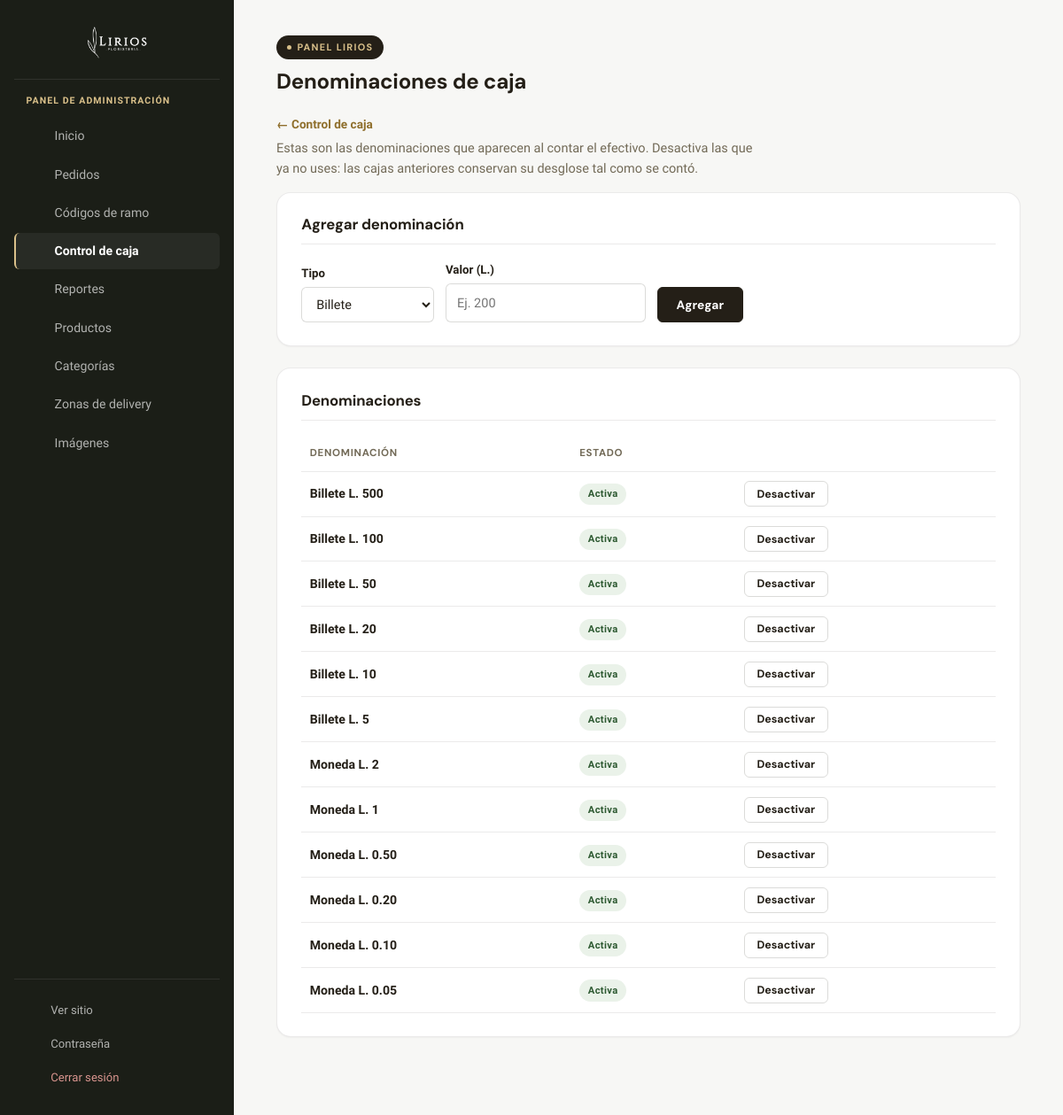
Page /admin/caja-denominaciones.php (signed in) on the committed database.
### tables this page shows
CREATE TABLE caja_denominaciones (
  id      INT AUTO_INCREMENT PRIMARY KEY,
  valor   DECIMAL(10,2) NOT NULL,
  tipo    ENUM('BILLETE','MONEDA') NOT NULL,
  activa  TINYINT(1) NOT NULL DEFAULT 1,    
  UNIQUE KEY uq_caja_denominacion (valor, tipo)
);

### config/db.php (called while the page is built, shortened)
<?php
function db(): PDO
{
    static $pdo = null;
    if ($pdo === null) {
        try {
            $pdo = new PDO(
                'mysql:host=' . DB_HOST . ';dbname=' . DB_NAME . ';charset=utf8mb4',
                DB_USER,
                DB_PASS,
                [
                    PDO::ATTR_ERRMODE => PDO::ERRMODE_EXCEPTION,
                    PDO::ATTR_DEFAULT_FETCH_MODE => PDO::FETCH_ASSOC,
                    PDO::ATTR_EMULATE_PREPARES => false,
                ]
            );
        } catch (PDOException $e) {
            error_log('[lirios] No se pudo conectar a la base de datos: ' . $e->getMessage());
            fallar_conexion_bd();
        }
    }
    return $pdo;
}

### admin/includes/caja.php (called while the page is built, shortened)
<?php
function caja_etiqueta_denominacion(array $d): string
{
    $valor = (float) $d['valor'];
    $txt = $valor == floor($valor) ? number_format($valor, 0) : number_format($valor, 2);
    return ($d['tipo'] === 'BILLETE' ? 'Billete' : 'Moneda') . ' L. ' . $txt;
}
function caja_denominaciones(bool $soloActivas = true): array
{
    $sql = 'SELECT * FROM caja_denominaciones' . ($soloActivas ? ' WHERE activa = 1' : '')
        . " ORDER BY tipo = 'MONEDA', valor DESC";
    return db()->query($sql)->fetchAll();
}
    ?>

### admin/includes/functions.php (called while the page is built, shortened)
<?php
function e(?string $texto): string
{
    return htmlspecialchars((string) $texto, ENT_QUOTES, 'UTF-8');
}

### admin/caja-denominaciones.php (the view, shortened to what this page needs)
<?php
require_once __DIR__ . '/includes/functions.php';
require_once __DIR__ . '/includes/layout.php';
require_once __DIR__ . '/includes/caja.php';
$denominaciones = caja_denominaciones(false);
?>
<p class="caja-volver-fila"><a class="caja-volver" href="caja.php">← Control de caja</a></p>
<p class="intro">Estas son las denominaciones que aparecen al contar el efectivo. Desactiva las que ya no uses: las cajas anteriores conservan su desglose tal como se contó.</p>
<div class="panel">
  <h2>Agregar denominación</h2>
  <form method="post" action="caja-denominaciones.php" class="caja-form-den">
    <div>
      <label for="den-tipo">Tipo</label>
      <select id="den-tipo" name="tipo"><option value="BILLETE">Billete</option><option value="MONEDA">Moneda</option></select>
    </div>
    <div>
      <label for="den-valor">Valor (L.)</label>
      <input type="number" id="den-valor" name="valor" min="0.01" step="0.01" inputmode="decimal" required placeholder="Ej. 200">
    </div>
    <button type="submit" class="btn">Agregar</button>
  </form>
</div>
<div class="panel">
  <h2>Denominaciones</h2>
  <div class="tabla-scroll">
    <table class="tabla caja-tabla">
      <thead><tr><th>Denominación</th><th>Estado</th><th></th></tr></thead>
      <tbody>
        <?php foreach ($denominaciones as $d): ?>
          <tr>
            <td data-label="Denominación"><strong><?= e(caja_etiqueta_denominacion($d)) ?></strong></td>
            <td data-label="Estado"><?= $d['activa'] ? '<span class="badge si">Activa</span>' : '<span class="caja-estado cerrada"><i></i> Desactivada</span>' ?></td>
            <td>
              <form method="post" action="caja-denominaciones.php" class="inline">
                <button type="submit" class="btn mini secundario"><?= $d['activa'] ? 'Desactivar' : 'Activar' ?></button>
              </form>
            </td>
          </tr>
        <?php endforeach; ?>
      </tbody>
    </table>
  </div>
</div>

### css/admin.css (style rules this page uses)
:root { --mostaza: #B8933E; --mostaza-dark: #8F6F2C; --mostaza-light: #D9C08A; --crema: #FFFFFF; --crema-suave: #F6F6F4; --carbon: #241F17; --gris-calido: #726A57; --blanco: #FFFFFF; --error: #9C3630; --total-semana-bg: #FBE9E3; --azul-estado: #5B7FA3; --gold-shine: linear-gradient(135deg, #F1E1B0 0%, #D4B268 24%, #B8933E 50%, #8F6F2C 68%, #D4B268 86%, #F1E1B0 100%); --gold-brushed: repeating-linear-gradient(115deg, rgba(255, 255, 255, 0.32) 0px, rgba(255, 255, 255, 0.32) 1px, transparent 1px, transparent 4px); --fondo: #F7F7F5; --superficie: var(--blanco); --texto: var(--carbon); --texto-secundario: var(--gris-calido); --texto-terciario: #A9AFA1; --borde-sutil: rgba(36, 31, 23, 0.09); --borde-fuerte: rgba(36, 31, 23, 0.16); --sidebar-bg: #1B1E17; --sidebar-bg-hover: rgba(255, 255, 255, 0.06); --sidebar-texto: rgba(255, 255, 255, 0.66); --sidebar-texto-activo: var(--crema); --sidebar-borde: rgba(255, 255, 255, 0.09); --exito-bg: #EAF2E9; --exito-texto: #2E5A32; --exito-borde: #CBE0C8; --error-bg: #FBEAE8; --error-borde: #F0C7C2; --radius-sm: 6px; --radius: 10px; --radius-lg: 16px; --sombra-sutil: 0 1px 2px rgba(36, 31, 23, 0.04); --sombra: 0 6px 20px rgba(36, 31, 23, 0.07); --sidebar-w: 264px; --font-display: "DM Sans", system-ui, -apple-system, sans-serif; --font-body: "Arimo", "Helvetica Neue", Arial, sans-serif; }
* { box-sizing: border-box; }
body { margin: 0; font-family: var(--font-body); font-size: 14.5px; line-height: 1.6; color: var(--texto); background-color: var(--fondo); -webkit-font-smoothing: antialiased; }
a { color: var(--mostaza-dark); }
h1, h2, h3 { font-family: var(--font-display); font-weight: 700; line-height: 1.2; letter-spacing: -0.01em; margin: 0 0 0.5em; color: var(--carbon); }
.admin-shell { min-height: 100vh; }
.admin-content > p.intro { color: var(--texto-secundario); max-width: 68ch; margin-top: -0.4rem; }
.panel { background-color: var(--superficie); border: 1px solid var(--borde-sutil); border-radius: var(--radius-lg); box-shadow: var(--sombra-sutil); padding: 1.6rem 1.7rem; margin-bottom: 1.5rem; }
.panel h2 { font-size: 1.05rem; border-bottom: 1px solid var(--borde-sutil); padding-bottom: 0.75rem; margin-bottom: 1.1rem; }
.tabla { width: 100%; border-collapse: collapse; font-size: 0.88rem; }
.tabla th, .tabla td { text-align: left; padding: 0.65rem 0.6rem; border-bottom: 1px solid var(--borde-sutil); vertical-align: middle; }
.tabla th { font-family: var(--font-display); font-size: 0.72rem; font-weight: 700; text-transform: uppercase; letter-spacing: 0.06em; color: var(--texto-secundario); }
.tabla-scroll { overflow-x: auto; }
.badge { display: inline-block; font-size: 0.7rem; font-weight: 700; letter-spacing: 0.03em; padding: 0.2rem 0.6rem; border-radius: 999px; }
.badge.si { background-color: var(--exito-bg); color: var(--exito-texto); }
label { display: block; font-weight: 600; font-size: 0.83rem; margin-bottom: 0.3rem; color: var(--carbon); }
input[type="text"], input[type="number"], input[type="password"], input[type="file"], select, textarea { width: 100%; padding: 0.6rem 0.75rem; border: 1px solid var(--borde-fuerte); border-radius: var(--radius-sm); font: inherit; color: var(--texto); background-color: var(--superficie); }
.btn { display: inline-flex; align-items: center; gap: 0.45rem; padding: 0.6rem 1.3rem; border-radius: var(--radius-sm); border: 1px solid var(--carbon); background-color: var(--carbon); color: var(--crema); font-family: var(--font-display); font-weight: 700; font-size: 0.86rem; cursor: pointer; text-decoration: none; transition: background-color 0.12s ease, border-color 0.12s ease, transform 0.08s ease; }
.btn.secundario { background-color: transparent; border-color: var(--borde-fuerte); color: var(--carbon); }
.btn.mini { padding: 0.35rem 0.85rem; font-size: 0.78rem; }
form.inline { display: inline; }
.caja-volver { font-size: 0.85rem; font-weight: 700; color: var(--mostaza-dark); text-decoration: none; }
.caja-volver-fila { margin: 0 0 0.6rem; }
.caja-form-den { display: flex; align-items: flex-end; gap: 0.8rem; flex-wrap: wrap; }
.caja-form-den > div { min-width: 150px; }
.caja-form-den .btn { height: 40px; }

### rows in the picture
caja_denominaciones: caja_etiqueta_denominacion($d) "Billete L. 500", activa "Activa"
caja_denominaciones: caja_etiqueta_denominacion($d) "Billete L. 100", activa "Activa"
caja_denominaciones: caja_etiqueta_denominacion($d) "Billete L. 50", activa "Activa"
caja_denominaciones: caja_etiqueta_denominacion($d) "Billete L. 20", activa "Activa"
caja_denominaciones: caja_etiqueta_denominacion($d) "Billete L. 10", activa "Activa"
caja_denominaciones: caja_etiqueta_denominacion($d) "Billete L. 5", activa "Activa"
caja_denominaciones: caja_etiqueta_denominacion($d) "Moneda L. 2", activa "Activa"
caja_denominaciones: caja_etiqueta_denominacion($d) "Moneda L. 1", activa "Activa"
caja_denominaciones: caja_etiqueta_denominacion($d) "Moneda L. 0.50", activa "Activa"
caja_denominaciones: caja_etiqueta_denominacion($d) "Moneda L. 0.20", activa "Activa"
caja_denominaciones: caja_etiqueta_denominacion($d) "Moneda L. 0.10", activa "Activa"
caja_denominaciones: caja_etiqueta_denominacion($d) "Moneda L. 0.05", activa "Activa"

### other values in the picture
$nombre "Inicio"
$nombre "Pedidos"
$nombre "Códigos de ramo"
$nombre "Control de caja"
$nombre "Reportes"
$nombre "Productos"
$nombre "Categorías"
$nombre "Zonas de delivery"
$nombre "Imágenes"
$titulo "Denominaciones de caja"
